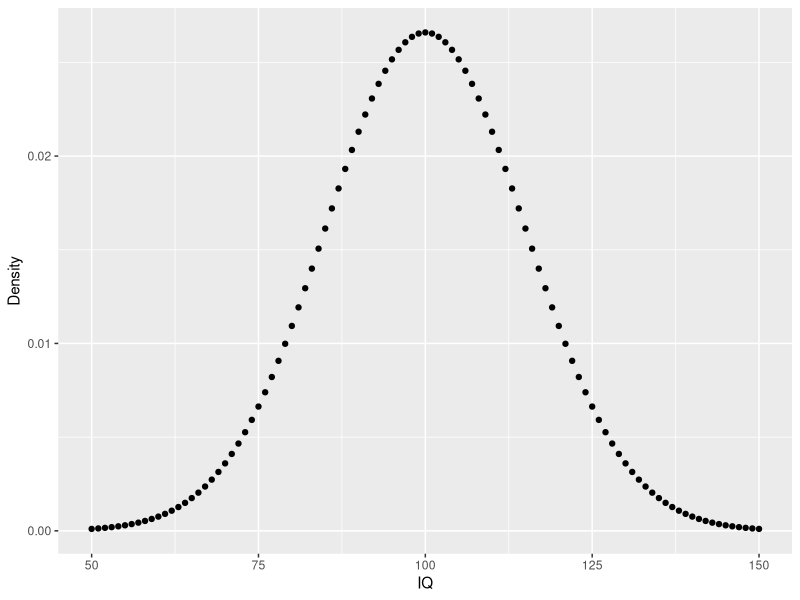
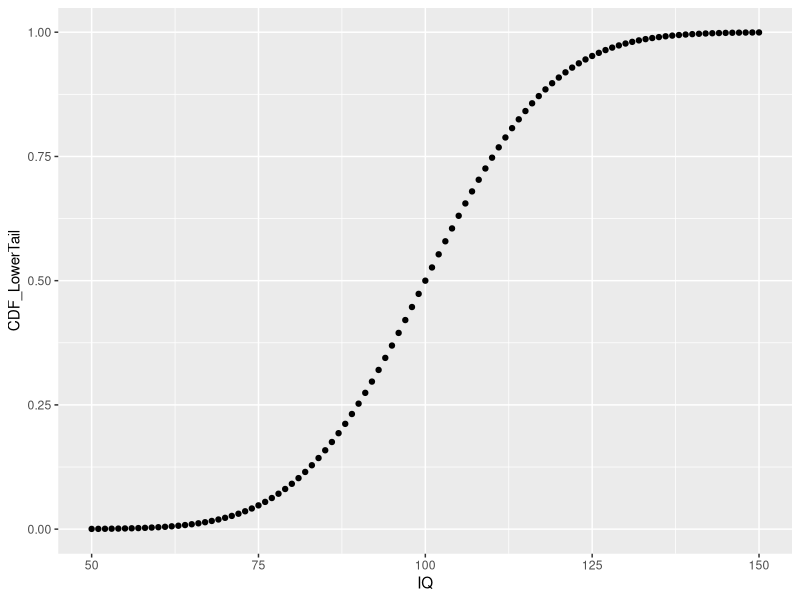
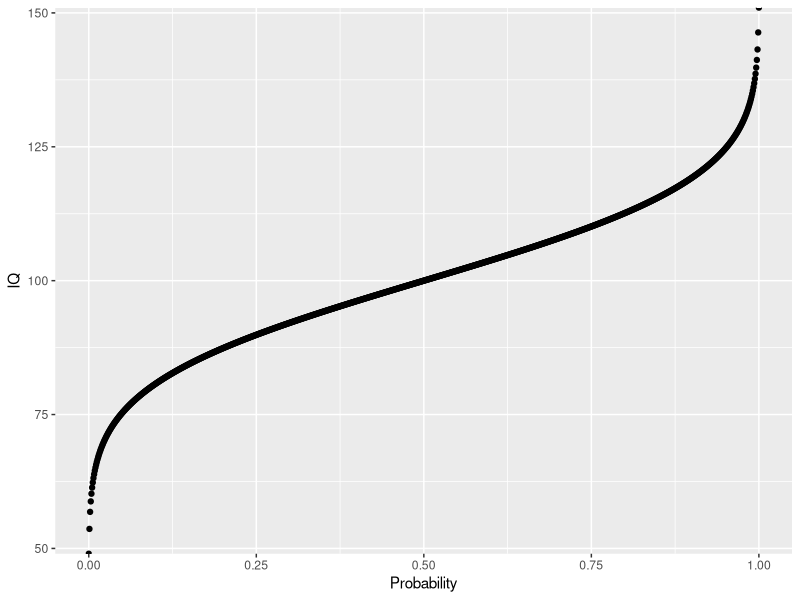
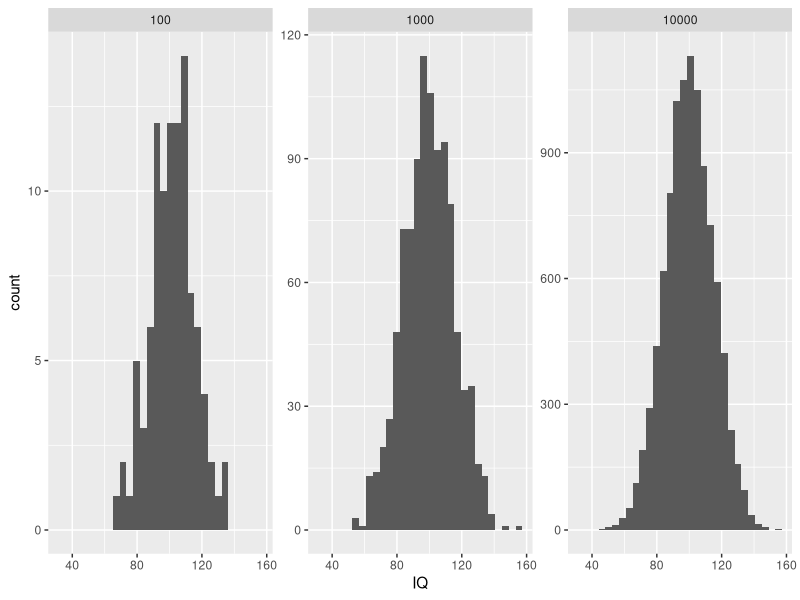
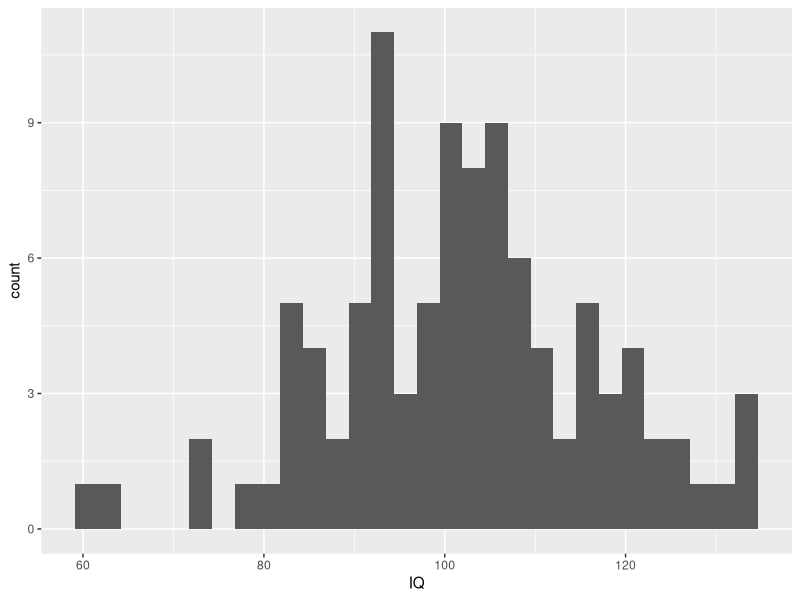

The R script that drew these images, in order:
## ---- chunk 1
sample.range <- 50:150
iq.mean <- 100
iq.sd <- 15
iq.dist <- dnorm(sample.range, mean = iq.mean, sd = iq.sd)
iq.df <- data.frame("IQ" = sample.range, "Density" = iq.dist)
library(ggplot2)
ggplot(iq.df, aes(x = IQ, y = Density)) + geom_point()
## ---- chunk 2
pp <- function(x) {
    print(paste0(round(x * 100, 3), "%"))
}
# likelihood of IQ == 140?
pp(iq.df$Density[iq.df$IQ == 140])
# likelihood of IQ >= 140?
pp(sum(iq.df$Density[iq.df$IQ >= 140]))
# likelihood of 50 < IQ <= 90?
pp(sum(iq.df$Density[iq.df$IQ <= 90]))
## ---- chunk 3
cdf <- pnorm(sample.range, iq.mean, iq.sd)
iq.df <- cbind(iq.df, "CDF_LowerTail" = cdf)
ggplot(iq.df, aes(x = IQ, y = CDF_LowerTail)) + geom_point()
## ---- chunk 4
# likelihood of 50 < IQ <= 90?
pp(iq.df$CDF_LowerTail[iq.df$IQ == 90])
# set lower.tail to FALSE to obtain P[X >= x]
cdf <- pnorm(sample.range, iq.mean, iq.sd, lower.tail = FALSE)
iq.df <- cbind(iq.df, "CDF_UpperTail" = cdf)
# Probability for IQ >= 140? same value as before using dnorm!
pp(iq.df$CDF_UpperTail[iq.df$IQ == 140])
## ---- chunk 5
# input to qnorm is a vector of probabilities
prob.range <- seq(0, 1, 0.001)
icdf.df <- data.frame("Probability" = prob.range, "IQ" = qnorm(prob.range, iq.mean, iq.sd))
ggplot(icdf.df, aes(x = Probability, y = IQ)) + geom_point()
## ---- chunk 6
# what is the 25th IQ percentile?
print(icdf.df$IQ[icdf.df$Probability == 0.25])
# what is the 75 IQ percentile?
print(icdf.df$IQ[icdf.df$Probability == 0.75])
# note: this is the same results as from the quantile function
quantile(icdf.df$IQ)
## ---- chunk 7
# fix random seed for reproducibility
set.seed(1)
# law of large numbers: mean will approach expected value for large N
n.samples <- c(100, 1000, 10000)
my.df <- do.call(rbind, lapply(n.samples, function(x) data.frame("SampleSize" = x, "IQ" = rnorm(x, iq.mean, iq.sd))))
# show one facet per random sample of a given size
ggplot() + geom_histogram(data = my.df, aes(x = IQ)) + facet_wrap(.~SampleSize, scales = "free_y")
# note: we can also implement our own sampler using the densities
my.sample <- sample(iq.df$IQ, 100, prob = iq.df$Density, replace = TRUE)
my.sample.df <- data.frame("IQ" = my.sample)
ggplot(my.sample.df, aes(x = IQ)) + geom_histogram()
